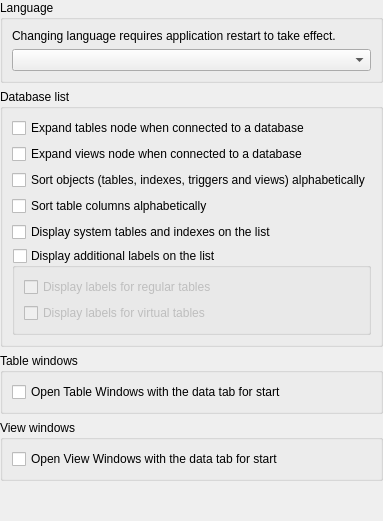
         <widget class="QWidget" name="lookAndFeelPage">
          <layout class="QVBoxLayout" name="verticalLayout_7">
           <property name="leftMargin">
            <number>0</number>
           </property>
           <property name="topMargin">
            <number>0</number>
           </property>
           <property name="rightMargin">
            <number>0</number>
           </property>
           <property name="bottomMargin">
            <number>0</number>
           </property>
           <item>
            <widget class="QGroupBox" name="langGroup">
             <property name="title">
              <string>Language</string>
             </property>
             <layout class="QVBoxLayout" name="verticalLayout_30">
              <item>
               <widget class="QLabel" name="label">
                <property name="text">
                 <string>Changing language requires application restart to take effect.</string>
                </property>
               </widget>
              </item>
              <item>
               <widget class="QComboBox" name="langCombo">
                <property name="cfg" stdset="0">
                 <string notr="true">General.Language</string>
                </property>
               </widget>
              </item>
             </layout>
            </widget>
           </item>
           <item>
            <widget class="QGroupBox" name="dbListGroup">
             <property name="title">
              <string>Database list</string>
             </property>
             <layout class="QGridLayout" name="gridLayout">
              <item row="4" column="0">
               <widget class="QCheckBox" name="sortColumns">
                <property name="toolTip">
                 <string>If switched off, then columns will be sorted in the order they are typed in CREATE TABLE statement.</string>
                </property>
                <property name="text">
                 <string>Sort table columns alphabetically</string>
                </property>
                <property name="cfg" stdset="0">
                 <string notr="true">General.SortColumns</string>
                </property>
               </widget>
              </item>
              <item row="1" column="0">
               <widget class="QCheckBox" name="expandTablesCheck">
                <property name="text">
                 <string>Expand tables node when connected to a database</string>
                </property>
                <property name="cfg" stdset="0">
                 <string notr="true">General.ExpandTables</string>
                </property>
               </widget>
              </item>
              <item row="6" column="0">
               <widget class="QGroupBox" name="addLabelsGroup">
                <property name="toolTip">
                 <string>&lt;p&gt;Additional labels are those displayed next to the names on the databases list (they are blue, unless configured otherwise). Enabling this option will result in labels for databases, invalid databases and aggregated nodes (column group, index group, trigger group). For more labels see options below.&lt;p&gt;</string>
                </property>
                <property name="title">
                 <string>Display additional labels on the list</string>
                </property>
                <property name="checkable">
                 <bool>true</bool>
                </property>
                <property name="checked">
                 <bool>false</bool>
                </property>
                <property name="cfg" stdset="0">
                 <string notr="true">General.ShowDbTreeLabels</string>
                </property>
                <layout class="QVBoxLayout" name="verticalLayout_20">
                 <item>
                  <widget class="QCheckBox" name="regularTableLabelsCheck">
                   <property name="toolTip">
                    <string>For regular tables labels will show number of columns, indexes and triggers for each of tables.</string>
                   </property>
                   <property name="text">
                    <string>Display labels for regular tables</string>
                   </property>
                   <property name="cfg" stdset="0">
                    <string notr="true">General.ShowRegularTableLabels</string>
                   </property>
                  </widget>
                 </item>
                 <item>
                  <widget class="QCheckBox" name="virtTableLabelsCheck">
                   <property name="toolTip">
                    <string>Virtual tables will be marked with a 'virtual' label.</string>
                   </property>
                   <property name="text">
                    <string>Display labels for virtual tables</string>
                   </property>
                   <property name="cfg" stdset="0">
                    <string notr="true">General.ShowVirtualTableLabels</string>
                   </property>
                  </widget>
                 </item>
                </layout>
               </widget>
              </item>
              <item row="2" column="0">
               <widget class="QCheckBox" name="expandViewsCheck">
                <property name="text">
                 <string>Expand views node when connected to a database</string>
                </property>
                <property name="cfg" stdset="0">
                 <string notr="true">General.ExpandViews</string>
                </property>
               </widget>
              </item>
              <item row="3" column="0">
               <widget class="QCheckBox" name="sortObjects">
                <property name="toolTip">
                 <string>If this option is switched off, then objects will be sorted in order they appear in sqlite_master table (which is in order they were created)</string>
                </property>
                <property name="text">
                 <string>Sort objects (tables, indexes, triggers and views) alphabetically</string>
                </property>
                <property name="cfg" stdset="0">
                 <string notr="true">General.SortObjects</string>
                </property>
               </widget>
              </item>
              <item row="5" column="0">
               <widget class="QCheckBox" name="dispSysTableCheck">
                <property name="text">
                 <string>Display system tables and indexes on the list</string>
                </property>
                <property name="cfg" stdset="0">
                 <string notr="true">General.ShowSystemObjects</string>
                </property>
               </widget>
              </item>
             </layout>
            </widget>
           </item>
           <item>
            <widget class="QGroupBox" name="tableWinGroup">
             <property name="title">
              <string>Table windows</string>
             </property>
             <layout class="QVBoxLayout" name="verticalLayout_18">
              <item>
               <widget class="QCheckBox" name="openTablesOnDataCheck">
                <property name="toolTip">
                 <string>When enabled, Table Windows will show up with the data tab, instead of the structure tab.</string>
                </property>
                <property name="text">
                 <string>Open Table Windows with the data tab for start</string>
                </property>
                <property name="cfg" stdset="0">
                 <string notr="true">General.OpenTablesOnData</string>
                </property>
               </widget>
              </item>
             </layout>
            </widget>
           </item>
           <item>
            <widget class="QGroupBox" name="viewWinGroup">
             <property name="title">
              <string>View windows</string>
             </property>
             <layout class="QVBoxLayout" name="verticalLayout_19">
              <item>
               <widget class="QCheckBox" name="openViewsOnDataCheck">
                <property name="toolTip">
                 <string>When enabled, View Windows will show up with the data tab, instead of the structure tab.</string>
                </property>
                <property name="text">
                 <string>Open View Windows with the data tab for start</string>
                </property>
                <property name="cfg" stdset="0">
                 <string notr="true">General.OpenViewsOnData</string>
                </property>
               </widget>
              </item>
             </layout>
            </widget>
           </item>
           <item>
            <spacer name="verticalSpacer_5">
             <property name="orientation">
              <enum>Qt::Vertical</enum>
             </property>
             <property name="sizeHint" stdset="0">
              <size>
               <width>20</width>
               <height>40</height>
              </size>
             </property>
            </spacer>
           </item>
          </layout>
         </widget>
